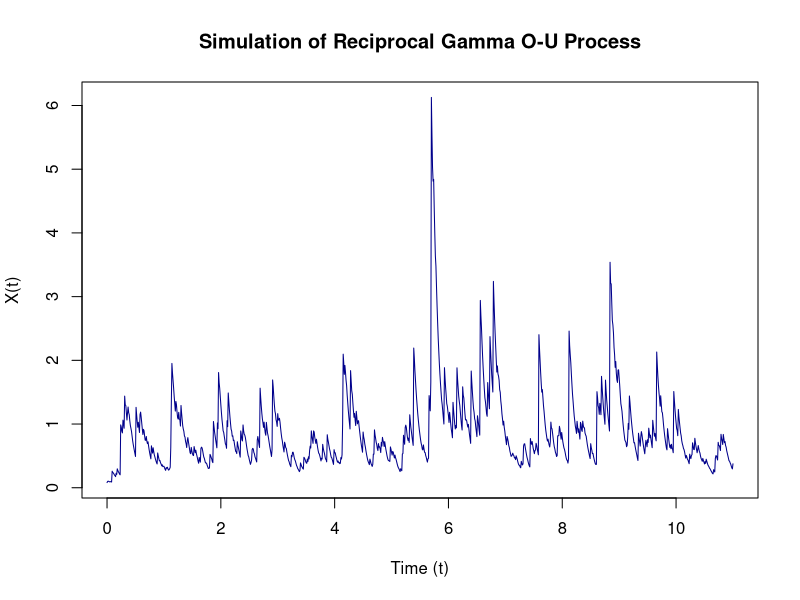

Recreate this plot in R.
### =========================================================================
### Simulation of the OU process with inverse gamma (Reciprocal Gamma) marginals 
### =========================================================================

### =========================================================================
### Part 1: Helper Functions for OU Generation 
### =========================================================================

#' Calculate the g-function based on Bessel functions.
#' This function is a core component of the Lévy measure density for the GIG family.
#' @param x A numeric vector of positive integration values.
#' @param a The index parameter (nu) for the Bessel functions.
#' @return A numeric vector representing the evaluated g-function.
gFunction <- function(x, a) {
  sx <- sqrt(x)
  bJ <- besselJ(sx, a)
  bY <- besselY(sx, a)
  2 / (x * pi^2 * (bJ^2 + bY^2))
}

### =========================================================================
### Part 2: Random Variate Generation for DCRGamma
### =========================================================================

#' Sample from the Deconvolution of Reciprocal Gamma (DCRGamma) distribution.
#' This generates the innovations (Lévy increments) for the Reciprocal Gamma O-U process.
#' @param zeta The discounting parameter, typically exp(-lambda * dt / 2).
#' @param a The shape parameter (nu) of the Inverse Gamma marginal.
#' @param b The scale parameter (alpha) of the Inverse Gamma marginal.
#' @param n The number of internal exponential variables for the series representation.
#' @param N The number of integration points for the Riemann sum approximation.
#' @return A single numeric random variate from the DCRGamma distribution.
sampleFromDCRGamma <- function(zeta, a, b, n = 50, N = 600) {
  E <- rexp(n)
  S <- cumsum(E)
  
  # Calculate the intensity mapping for the jumps
  J0 <- 4 * (1 - zeta)^2 * b / (pi * S^2)
  W <- runif(n)
  
  Integ <- numeric(n)
  uu <- rev((1:N) / (N + 1))
  mloguu <- -log(uu)
  
  # Numerical integration to evaluate survival probabilities
  for(i in seq_len(n)) {
    z <- J0[i] / (4 * b)
    xx <- mloguu / z
    dd <- c(xx[1], diff(xx))
    
    integrand <- (exp(-J0[i] * xx / (4 * b)) - exp(-J0[i] * xx / (4 * b * zeta^2))) * gFunction(xx, a)
    Integ[i] <- sum(dd * integrand)
  }
  
  # Rejection step
  LHS <- sqrt(pi * J0) * Integ / (2 * (1 - zeta) * sqrt(b))
  J0[LHS < W] <- 0
  
  return(sum(J0))
}

### =========================================================================
### Part 3: Core Inverse Gamma OU Simulation
### =========================================================================

#' Simulate an Inverse Gamma Ornstein-Uhlenbeck process.
#' @param a The shape parameter (nu) of the marginal distribution.
#' @param b The scale parameter (alpha) of the marginal distribution.
#' @param lambda The mean reversion rate (decay parameter).
#' @param T The total time for the simulation.
#' @param dt The time increment (Delta).
#' @param n_burn The number of burn-in steps to reach stationarity.
#' @return A list containing the time vector (t) and the simulated process values (X).
rReciprocalGammaOU <- function(a, b, lambda, T, dt, n_burn = 10) {
  t <- seq(0, T, dt)
  n_steps <- length(t)
  X <- numeric(n_steps) # Pre-allocate vector for memory efficiency
  X0 <- 0
  
  # Pre-compute exponential decay terms
  zeta <- exp(-lambda * dt / 2)
  decay <- exp(-lambda * dt)
  
  # Warm-up / Burn-in period to ensure stationarity
  for(i in seq_len(n_burn)) {
    X0 <- X0 * decay + sampleFromDCRGamma(zeta, a, b)
  }
  
  X[1] <- X0
  
  # Path generation
  for(i in 2:n_steps) {
    X[i] <- X[i - 1] * decay + sampleFromDCRGamma(zeta, a, b)
  }
  
  return(list(t = t, X = X))
}

### =========================================================================
### Part 4: Process Initialization and Visualization
### =========================================================================

# Generate the process
ou_process <- rReciprocalGammaOU(a = 3, b = 2, lambda = 10, T = 11, dt = 0.01)

# Plot the trajectory
plot(ou_process$t, ou_process$X, 
     type = "l", 
     col = "darkblue", 
     xlab = "Time (t)", 
     ylab = "X(t)", 
     main = "Simulation of Reciprocal Gamma O-U Process")
### =========================================================================
### Part 5: Precomputation and Random Variate Generation
### =========================================================================
# (Note: gFunction is assumed to be loaded from Part 1)

#' Precompute the Inverse CDF for the Inverse Gamma Innovations
#' This generates a static lookup table to allow O(1) random sampling.
#' @param nu The shape parameter.
#' @param rho The scale parameter.
#' @param lambdaEps The intensity parameter for the Poisson jumps.
#' @param xn Number of integration points for the CDF grid.
#' @param un Number of quantiles for the final inverse CDF array.
#' @return A numeric vector representing the interpolated inverse CDF.
buildInvCdfLookup <- function(nu, rho, lambdaEps, xn = 400, un = 400) {
  # Define the upper bound using the base inverse gamma quantile
  xm <- qinvgamma(0.999, nu, rho)
  
  # Construct a non-linear grid to resolve the heavy left tail
  xv <- (1:xn) * (xm / xn)
  xv <- c(xv[1] * seq(0.09, 0.98, length.out = 50)^2, xv)
  xn_total <- length(xv)
  
  exp_gv <- function(xi, x) {
    exp(-1 / (4 * rho) * x * xi) * gFunction(xi, nu) / 2
  }
  
  cdfF <- numeric(xn_total)
  for(i in seq_len(xn_total)) {
    # Use tryCatch internally if needed to handle integration instability
    cdfF[i] <- 1 - (1 / lambdaEps) * integrate(exp_gv, 0, Inf, x = xv[i])$value
  }
  
  # Create the inverse mapping
  uv <- ((1:un) - 0.5) / un
  invCdf <- approx(cdfF, xv, uv)$y
  invCdf[is.na(invCdf)] <- 0
  
  return(invCdf)
}

#' Sample from the precomputed Inverse CDF lookup table
#' @param n The number of random variates to generate.
#' @param invCdfArray The precomputed numeric vector from buildInvCdfLookup.
#' @return A numeric vector of length n containing the random variates.
sampleFromLookup <- function(n, invCdfArray) {
  # O(1) array lookup using uniform random indexing
  max_index <- length(invCdfArray)
  indices <- ceiling(max_index * runif(n))
  return(invCdfArray[indices])
}


### =========================================================================
### Part 6: Core Simulation (Fast Shot-Noise Method)
### =========================================================================

#' Fast Simulation of the Inverse Gamma OU Process
#' Utilizes a shot-noise representation and vectorized path updates.
#' @param lambdaEps Jump intensity parameter.
#' @param A Mean reversion/decay parameter.
#' @param dt Time step size.
#' @param Y Total simulation time (formerly T).
#' @param T_min Warm-up / burn-in period to ensure stationarity.
#' @param invCdfArray The precomputed lookup table for jump sizes.
#' @return A list containing the time vector (t) and process values (X).
rReciprocalGammaOU_Fast <- function(lambdaEps, A, dt, Y, T_min, invCdfArray) {  
  t <- seq(0, Y, dt)
  n <- length(t) 
  X_sup <- numeric(n) # Pre-allocate vector
  
  # Simulate the first arrival time
  arrival <- T_min + rexp(1, rate = A * lambdaEps) 
  
  while(arrival < t[n]) {
    Z <- sampleFromLookup(1, invCdfArray) 
    ind <- floor(arrival / dt) + 2
    
    # Vectorized path updating
    if(arrival < 0) {
      X_sup <- X_sup + Z * exp(A * (arrival - t)) 
    } else if (ind <= n) {
      X_sup[ind:n] <- X_sup[ind:n] + Z * exp(A * (arrival - t[ind:n]))
    }
    
    # Simulate next arrival time
    arrival <- arrival + rexp(1, rate = A * lambdaEps)
  }
  
  return(list(t = t, X = X_sup))
}
